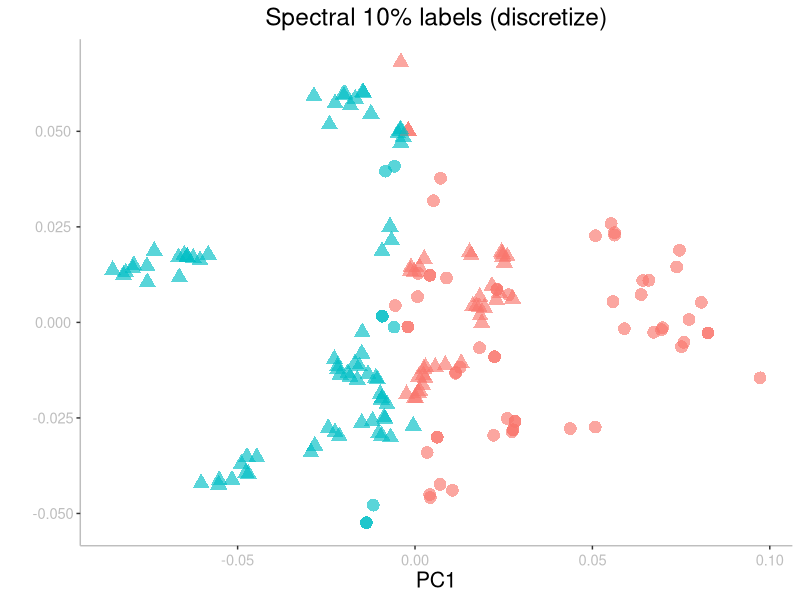
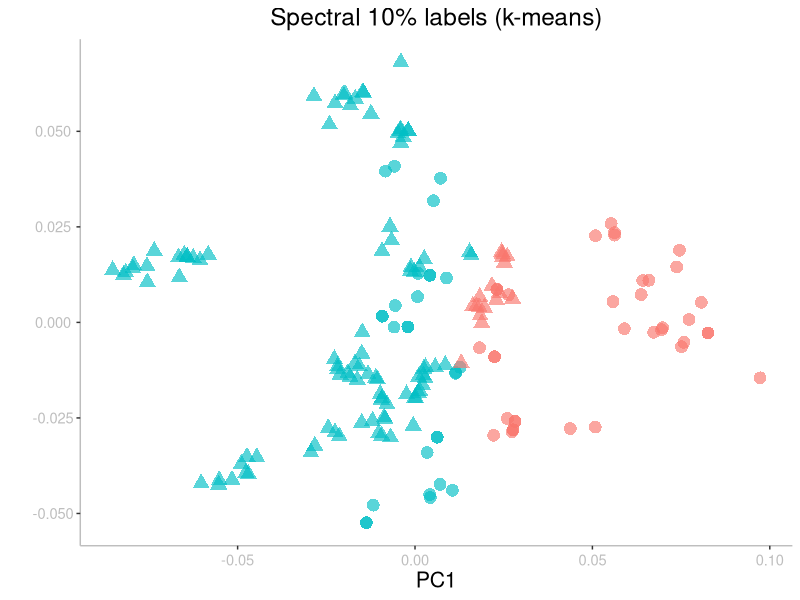
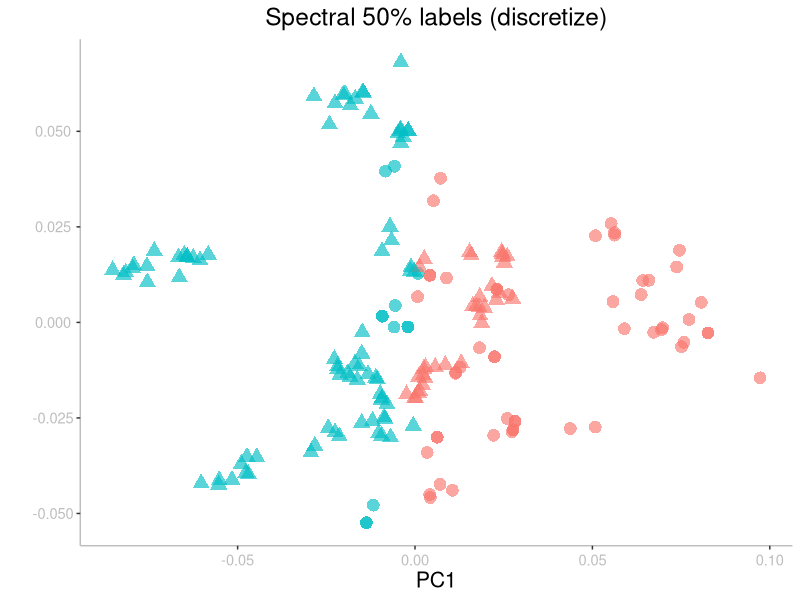
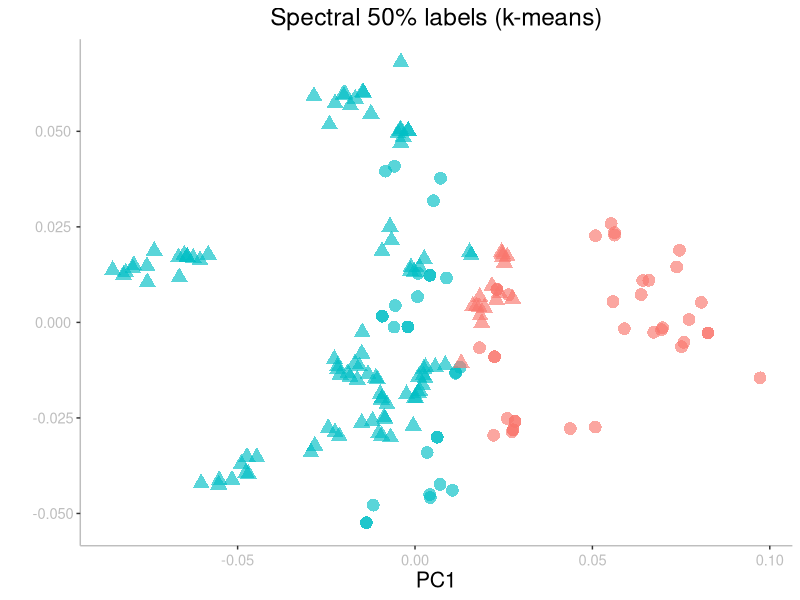
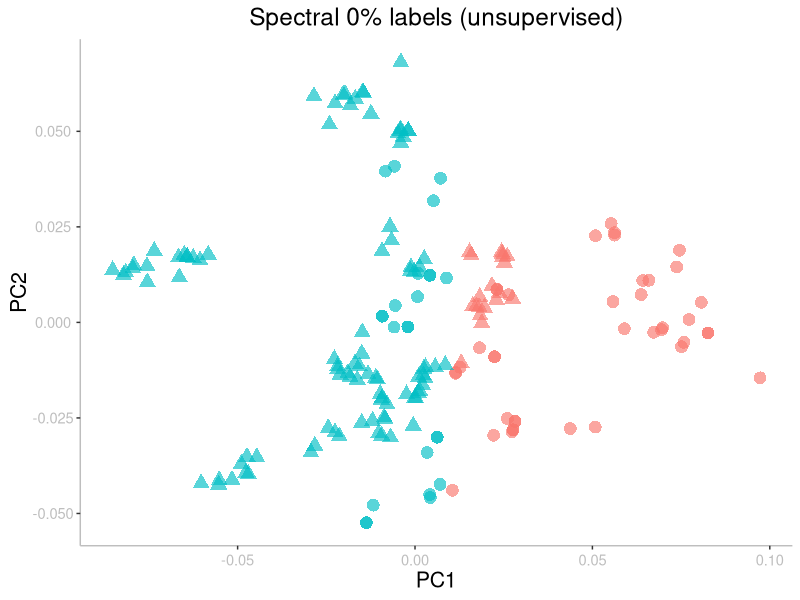

Reproduce these figures in R, in order.
## ---- chunk 1
dat = read.table("spectral_output/spectral_export_PCA.csv", header=TRUE, sep=",")
str(dat)


## adding predicted labels for semi 10 dis
tmpdat = read.table("spectral_output/spectral_result_semi_10_dis.csv", header=TRUE, sep=",")
str(tmpdat)

## add column to dat
dat$pred10dis = tmpdat$X0

## adding predicted labels for semi 10 kmeans
tmpdat = read.table("spectral_output/spectral_result_semi_10_kmeans.csv", header=TRUE, sep=",")
str(tmpdat)

## add column to dat
dat$pred10k = tmpdat$X0

## adding predicted labels for semi 50 dis
tmpdat = read.table("spectral_output/spectral_result_semi_50_dis.csv", header=TRUE, sep=",")
str(tmpdat)

## add column to dat
dat$pred50dis = tmpdat$X0

## adding predicted labels for semi 50 kmeans
tmpdat = read.table("spectral_output/spectral_result_semi_50_kmeans.csv", header=TRUE, sep=",")
str(tmpdat)

## add column to dat
dat$pred50k = tmpdat$X0

## adding predicted labels for unsupervised
tmpdat = read.table("spectral_output/spectral_unsupervised_result.csv", header=TRUE, sep=",")
str(tmpdat)

## add column to dat
dat$pred.unsup = tmpdat$X0


## Data has all columns:
str(dat)
## ---- chunk 2
library(ggplot2)

p = ggplot(dat,aes(x=dimension1, y=dimension2, color=as.factor(pred10dis),shape=as.factor(label)))+geom_point(cex=4, alpha=0.65)+
   xlab("PC1") + ylab(" ")+ ggtitle("Spectral 10% labels (discretize)")+
   theme(
    plot.title = element_text(hjust=0.5, size=rel(1.6)),
    axis.title.x = element_text(size=rel(1.4)),
    axis.title.y = element_text(size=rel(1.4), angle=90, vjust=0.5, hjust=0.5),
    axis.text.x = element_text(colour="grey", size=rel(1.2), angle=0, hjust=.5, vjust=.5, face="plain"),
    axis.text.y = element_text(colour="grey", size=rel(1.2), angle=0, hjust=.5, vjust=.5, face="plain"),
    legend.text=element_text(size=rel(1.2)), legend.title=element_text(size=rel(1.5)),
    panel.background = element_blank(),
    axis.line = element_line(colour = "grey"),
    legend.position="none"
  )

p2 = ggplot(dat,aes(x=dimension1, y=dimension2, color=as.factor(pred10k),shape=as.factor(label)))+geom_point(cex=4, alpha=0.65)+
   xlab("PC1") + ylab(" ")+ ggtitle("Spectral 10% labels (k-means)")+
   theme(
    plot.title = element_text(hjust=0.5, size=rel(1.6)),
    axis.title.x = element_text(size=rel(1.4)),
    axis.title.y = element_text(size=rel(1.4), angle=90, vjust=0.5, hjust=0.5),
    axis.text.x = element_text(colour="grey", size=rel(1.2), angle=0, hjust=.5, vjust=.5, face="plain"),
    axis.text.y = element_text(colour="grey", size=rel(1.2), angle=0, hjust=.5, vjust=.5, face="plain"),
    legend.text=element_text(size=rel(1.2)), legend.title=element_text(size=rel(1.5)),
    panel.background = element_blank(),
    axis.line = element_line(colour = "grey"),
    legend.position="none"
  )

p3 = ggplot(dat,aes(x=dimension1, y=dimension2, color=as.factor(pred50dis),shape=as.factor(label)))+geom_point(cex=4, alpha=0.65)+
   xlab("PC1") + ylab(" ")+ ggtitle("Spectral 50% labels (discretize)")+
   theme(
    plot.title = element_text(hjust=0.5, size=rel(1.6)),
    axis.title.x = element_text(size=rel(1.4)),
    axis.title.y = element_text(size=rel(1.4), angle=90, vjust=0.5, hjust=0.5),
    axis.text.x = element_text(colour="grey", size=rel(1.2), angle=0, hjust=.5, vjust=.5, face="plain"),
    axis.text.y = element_text(colour="grey", size=rel(1.2), angle=0, hjust=.5, vjust=.5, face="plain"),
    legend.text=element_text(size=rel(1.2)), legend.title=element_text(size=rel(1.5)),
    panel.background = element_blank(),
    axis.line = element_line(colour = "grey"),
    legend.position="none"
  )

p4 = ggplot(dat,aes(x=dimension1, y=dimension2, color=as.factor(pred50k),shape=as.factor(label)))+geom_point(cex=4, alpha=0.65)+
   xlab("PC1") + ylab(" ")+ ggtitle("Spectral 50% labels (k-means)")+
   theme(
    plot.title = element_text(hjust=0.5, size=rel(1.6)),
    axis.title.x = element_text(size=rel(1.4)),
    axis.title.y = element_text(size=rel(1.4), angle=90, vjust=0.5, hjust=0.5),
    axis.text.x = element_text(colour="grey", size=rel(1.2), angle=0, hjust=.5, vjust=.5, face="plain"),
    axis.text.y = element_text(colour="grey", size=rel(1.2), angle=0, hjust=.5, vjust=.5, face="plain"),
    legend.text=element_text(size=rel(1.2)), legend.title=element_text(size=rel(1.5)),
    panel.background = element_blank(),
    axis.line = element_line(colour = "grey"),
    legend.position="none"
  )

p5 = ggplot(dat,aes(x=dimension1, y=dimension2, color=as.factor(pred.unsup),shape=as.factor(label)))+geom_point(cex=4, alpha=0.65)+
   xlab("PC1") + ylab("PC2")+ ggtitle("Spectral 0% labels (unsupervised)")+
   theme(
    plot.title = element_text(hjust=0.5, size=rel(1.6)),
    axis.title.x = element_text(size=rel(1.4)),
    axis.title.y = element_text(size=rel(1.4), angle=90, vjust=0.5, hjust=0.5),
    axis.text.x = element_text(colour="grey", size=rel(1.2), angle=0, hjust=.5, vjust=.5, face="plain"),
    axis.text.y = element_text(colour="grey", size=rel(1.2), angle=0, hjust=.5, vjust=.5, face="plain"),
    legend.text=element_text(size=rel(1.2)), legend.title=element_text(size=rel(1.5)),
    panel.background = element_blank(),
    axis.line = element_line(colour = "grey"),
    legend.position="none"
  )

## Saving plots
pdf("spectral-10dis.pdf",width=5,height=5)
p
dev.off()

pdf("spectral-10k.pdf",width=5,height=5)
p2
dev.off()

pdf("spectral-50dis.pdf",width=5,height=5)
p3
dev.off()

pdf("spectral-50k.pdf",width=5,height=5)
p4
dev.off()

pdf("spectral-unsup.pdf",width=5,height=5)
p5
dev.off()
